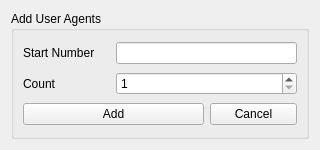
<?xml version="1.0" encoding="UTF-8"?>
<ui version="4.0">
 <class>Form</class>
 <widget class="QWidget" name="Form">
  <property name="geometry">
   <rect>
    <x>0</x>
    <y>0</y>
    <width>320</width>
    <height>150</height>
   </rect>
  </property>
  <property name="sizePolicy">
   <sizepolicy hsizetype="Fixed" vsizetype="Fixed">
    <horstretch>0</horstretch>
    <verstretch>0</verstretch>
   </sizepolicy>
  </property>
  <property name="windowTitle">
   <string>Form</string>
  </property>
  <layout class="QHBoxLayout" name="horizontalLayout">
   <item>
    <widget class="QGroupBox" name="addUserAgentsGroupBox">
     <property name="title">
      <string>Add User Agents</string>
     </property>
     <layout class="QGridLayout" name="gridLayout">
      <item row="0" column="0">
       <widget class="QLabel" name="startNumberLabel">
        <property name="text">
         <string>Start Number</string>
        </property>
       </widget>
      </item>
      <item row="0" column="1" colspan="2">
       <widget class="QLineEdit" name="startNumberInput"/>
      </item>
      <item row="1" column="0">
       <widget class="QLabel" name="countLabel">
        <property name="text">
         <string>Count</string>
        </property>
       </widget>
      </item>
      <item row="1" column="1" colspan="2">
       <widget class="QSpinBox" name="countValue">
        <property name="minimum">
         <number>1</number>
        </property>
       </widget>
      </item>
      <item row="2" column="0" colspan="2">
       <widget class="QPushButton" name="addUserAgentsButton">
        <property name="sizePolicy">
         <sizepolicy hsizetype="Minimum" vsizetype="Fixed">
          <horstretch>0</horstretch>
          <verstretch>0</verstretch>
         </sizepolicy>
        </property>
        <property name="text">
         <string>Add</string>
        </property>
       </widget>
      </item>
      <item row="2" column="2">
       <widget class="QPushButton" name="cancelButton">
        <property name="sizePolicy">
         <sizepolicy hsizetype="Minimum" vsizetype="Fixed">
          <horstretch>0</horstretch>
          <verstretch>0</verstretch>
         </sizepolicy>
        </property>
        <property name="text">
         <string>Cancel</string>
        </property>
       </widget>
      </item>
     </layout>
    </widget>
   </item>
  </layout>
 </widget>
 <resources/>
 <connections/>
</ui>
